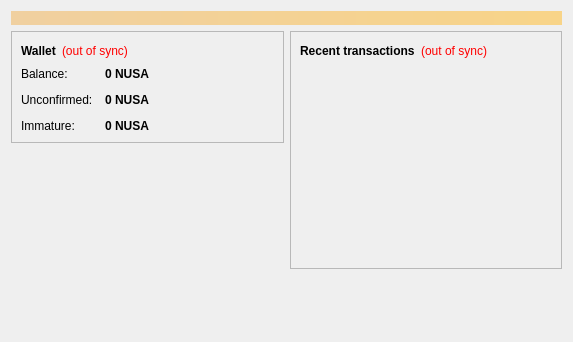
<?xml version="1.0" encoding="UTF-8"?>
<ui version="4.0">
 <class>OverviewPage</class>
 <widget class="QWidget" name="OverviewPage">
  <property name="geometry">
   <rect>
    <x>0</x>
    <y>0</y>
    <width>573</width>
    <height>342</height>
   </rect>
  </property>
  <property name="windowTitle">
   <string>Form</string>
  </property>
  <layout class="QVBoxLayout" name="topLayout">
   <item>
    <widget class="QLabel" name="labelAlerts">
     <property name="visible">
      <bool>false</bool>
     </property>
     <property name="styleSheet">
      <string notr="true">background-color: qlineargradient(x1: 0, y1: 0, x2: 1, y2: 0, stop:0 #F0D0A0, stop:1 #F8D488); color:#000000;</string>
     </property>
     <property name="wordWrap">
      <bool>true</bool>
     </property>
     <property name="margin">
      <number>3</number>
     </property>
    </widget>
   </item>
   <item>
    <layout class="QHBoxLayout" name="horizontalLayout" stretch="1,1">
     <item>
      <layout class="QVBoxLayout" name="verticalLayout_2">
       <item>
        <widget class="QFrame" name="frame">
         <property name="frameShape">
          <enum>QFrame::StyledPanel</enum>
         </property>
         <property name="frameShadow">
          <enum>QFrame::Raised</enum>
         </property>
         <layout class="QVBoxLayout" name="verticalLayout_4">
          <item>
           <layout class="QHBoxLayout" name="horizontalLayout_4">
            <item>
             <widget class="QLabel" name="label_5">
              <property name="font">
               <font>
                <weight>75</weight>
                <bold>true</bold>
               </font>
              </property>
              <property name="text">
               <string>Wallet</string>
              </property>
             </widget>
            </item>
            <item>
             <widget class="QLabel" name="labelWalletStatus">
              <property name="toolTip">
               <string>The displayed information may be out of date. Your wallet automatically synchronizes with the Nusacoin network after a connection is established, but this process has not completed yet.</string>
              </property>
              <property name="styleSheet">
               <string notr="true">QLabel { color: red; }</string>
              </property>
              <property name="text">
               <string notr="true">(out of sync)</string>
              </property>
              <property name="alignment">
               <set>Qt::AlignLeading|Qt::AlignLeft|Qt::AlignVCenter</set>
              </property>
             </widget>
            </item>
            <item>
             <spacer name="horizontalSpacer_2">
              <property name="orientation">
               <enum>Qt::Horizontal</enum>
              </property>
              <property name="sizeHint" stdset="0">
               <size>
                <width>40</width>
                <height>20</height>
               </size>
              </property>
             </spacer>
            </item>
           </layout>
          </item>
          <item>
           <layout class="QFormLayout" name="formLayout_2">
            <property name="fieldGrowthPolicy">
             <enum>QFormLayout::AllNonFixedFieldsGrow</enum>
            </property>
            <property name="horizontalSpacing">
             <number>12</number>
            </property>
            <property name="verticalSpacing">
             <number>12</number>
            </property>
            <item row="0" column="0">
             <widget class="QLabel" name="label">
              <property name="text">
               <string>Balance:</string>
              </property>
             </widget>
            </item>
            <item row="0" column="1">
             <widget class="QLabel" name="labelBalance">
              <property name="font">
               <font>
                <weight>75</weight>
                <bold>true</bold>
               </font>
              </property>
              <property name="cursor">
               <cursorShape>IBeamCursor</cursorShape>
              </property>
              <property name="toolTip">
               <string>Your current balance</string>
              </property>
              <property name="text">
               <string notr="true">0 NUSA</string>
              </property>
              <property name="textInteractionFlags">
               <set>Qt::LinksAccessibleByMouse|Qt::TextSelectableByKeyboard|Qt::TextSelectableByMouse</set>
              </property>
             </widget>
            </item>
            <item row="1" column="0">
             <widget class="QLabel" name="label_3">
              <property name="text">
               <string>Unconfirmed:</string>
              </property>
             </widget>
            </item>
            <item row="1" column="1">
             <widget class="QLabel" name="labelUnconfirmed">
              <property name="font">
               <font>
                <weight>75</weight>
                <bold>true</bold>
               </font>
              </property>
              <property name="cursor">
               <cursorShape>IBeamCursor</cursorShape>
              </property>
              <property name="toolTip">
               <string>Total of transactions that have yet to be confirmed, and do not yet count toward the current balance</string>
              </property>
              <property name="text">
               <string notr="true">0 NUSA</string>
              </property>
              <property name="textInteractionFlags">
               <set>Qt::LinksAccessibleByMouse|Qt::TextSelectableByKeyboard|Qt::TextSelectableByMouse</set>
              </property>
             </widget>
            </item>
            <item row="2" column="0">
             <widget class="QLabel" name="labelImmatureText">
              <property name="text">
               <string>Immature:</string>
              </property>
             </widget>
            </item>
            <item row="2" column="1">
             <widget class="QLabel" name="labelImmature">
              <property name="font">
               <font>
                <weight>75</weight>
                <bold>true</bold>
               </font>
              </property>
              <property name="toolTip">
               <string>Mined balance that has not yet matured</string>
              </property>
              <property name="text">
               <string notr="true">0 NUSA</string>
              </property>
              <property name="textInteractionFlags">
               <set>Qt::LinksAccessibleByMouse|Qt::TextSelectableByKeyboard|Qt::TextSelectableByMouse</set>
              </property>
             </widget>
            </item>
           </layout>
          </item>
         </layout>
        </widget>
       </item>
       <item>
        <spacer name="verticalSpacer">
         <property name="orientation">
          <enum>Qt::Vertical</enum>
         </property>
         <property name="sizeHint" stdset="0">
          <size>
           <width>20</width>
           <height>40</height>
          </size>
         </property>
        </spacer>
       </item>
      </layout>
     </item>
     <item>
      <layout class="QVBoxLayout" name="verticalLayout_3">
       <item>
        <widget class="QFrame" name="frame_2">
         <property name="frameShape">
          <enum>QFrame::StyledPanel</enum>
         </property>
         <property name="frameShadow">
          <enum>QFrame::Raised</enum>
         </property>
         <layout class="QVBoxLayout" name="verticalLayout">
          <item>
           <layout class="QHBoxLayout" name="horizontalLayout_2">
            <item>
             <widget class="QLabel" name="label_4">
              <property name="text">
               <string>&lt;b&gt;Recent transactions&lt;/b&gt;</string>
              </property>
             </widget>
            </item>
            <item>
             <widget class="QLabel" name="labelTransactionsStatus">
              <property name="toolTip">
               <string>The displayed information may be out of date. Your wallet automatically synchronizes with the Nusacoin network after a connection is established, but this process has not completed yet.</string>
              </property>
              <property name="styleSheet">
               <string notr="true">QLabel { color: red; }</string>
              </property>
              <property name="text">
               <string notr="true">(out of sync)</string>
              </property>
              <property name="alignment">
               <set>Qt::AlignRight|Qt::AlignTrailing|Qt::AlignVCenter</set>
              </property>
             </widget>
            </item>
            <item>
             <spacer name="horizontalSpacer">
              <property name="orientation">
               <enum>Qt::Horizontal</enum>
              </property>
              <property name="sizeHint" stdset="0">
               <size>
                <width>40</width>
                <height>20</height>
               </size>
              </property>
             </spacer>
            </item>
           </layout>
          </item>
          <item>
           <widget class="QListView" name="listTransactions">
            <property name="styleSheet">
             <string notr="true">QListView { background: transparent; }</string>
            </property>
            <property name="frameShape">
             <enum>QFrame::NoFrame</enum>
            </property>
            <property name="verticalScrollBarPolicy">
             <enum>Qt::ScrollBarAlwaysOff</enum>
            </property>
            <property name="horizontalScrollBarPolicy">
             <enum>Qt::ScrollBarAlwaysOff</enum>
            </property>
            <property name="selectionMode">
             <enum>QAbstractItemView::NoSelection</enum>
            </property>
           </widget>
          </item>
         </layout>
        </widget>
       </item>
       <item>
        <spacer name="verticalSpacer_2">
         <property name="orientation">
          <enum>Qt::Vertical</enum>
         </property>
         <property name="sizeHint" stdset="0">
          <size>
           <width>20</width>
           <height>40</height>
          </size>
         </property>
        </spacer>
       </item>
      </layout>
     </item>
    </layout>
   </item>
  </layout>
 </widget>
 <resources/>
 <connections/>
</ui>
